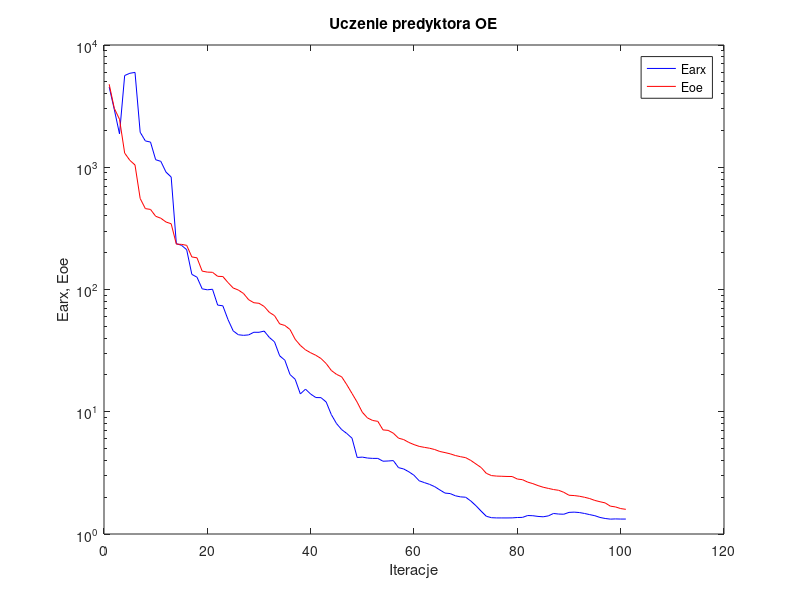
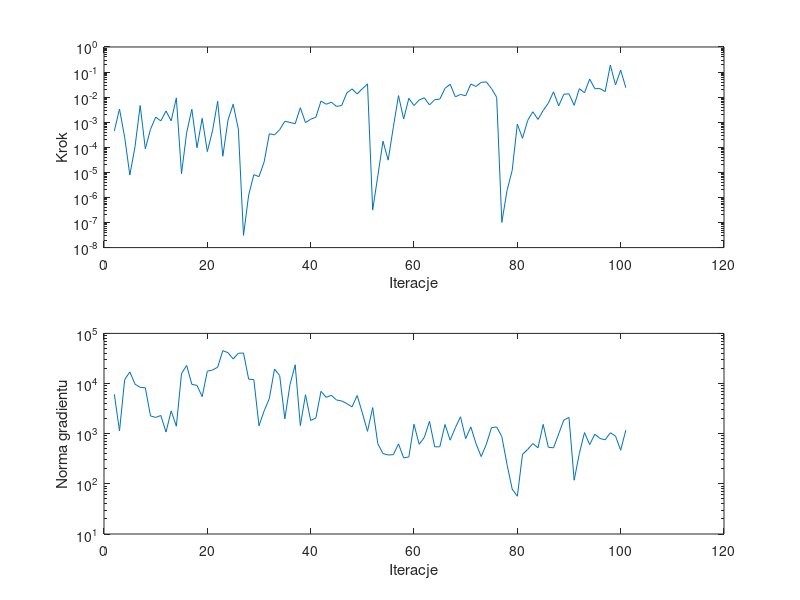

Write MATLAB code to recreate these figures, in order.
%uczenie predyktora oe
clear all;
n=0; farx(n+1)=4.538922e+003; foe(n+1)=4.774283e+003; wspucz(n+1)=0.000000e+000; ng(n+1)=0.000000e+000;
%odnowa zmiennej metryki
n=1; farx(n+1)=2.958128e+003; foe(n+1)=3.029919e+003; krok(n+1)=4.494798e-004; ng(n+1)=6.099585e+003;
n=2; farx(n+1)=1.875213e+003; foe(n+1)=2.470940e+003; krok(n+1)=3.363630e-003; ng(n+1)=1.134038e+003;
n=3; farx(n+1)=5.630728e+003; foe(n+1)=1.305663e+003; krok(n+1)=2.501510e-004; ng(n+1)=1.199754e+004;
n=4; farx(n+1)=5.870246e+003; foe(n+1)=1.139909e+003; krok(n+1)=7.794783e-006; ng(n+1)=1.704245e+004;
n=5; farx(n+1)=5.970987e+003; foe(n+1)=1.043697e+003; krok(n+1)=1.042068e-004; ng(n+1)=9.733440e+003;
n=6; farx(n+1)=1.934346e+003; foe(n+1)=5.555039e+002; krok(n+1)=4.653602e-003; ng(n+1)=8.406032e+003;
n=7; farx(n+1)=1.642321e+003; foe(n+1)=4.588348e+002; krok(n+1)=8.683747e-005; ng(n+1)=8.210468e+003;
n=8; farx(n+1)=1.606687e+003; foe(n+1)=4.519147e+002; krok(n+1)=5.252174e-004; ng(n+1)=2.258251e+003;
n=9; farx(n+1)=1.152398e+003; foe(n+1)=3.972781e+002; krok(n+1)=1.595033e-003; ng(n+1)=2.110182e+003;
n=10; farx(n+1)=1.117255e+003; foe(n+1)=3.827313e+002; krok(n+1)=1.127391e-003; ng(n+1)=2.307668e+003;
n=11; farx(n+1)=9.122692e+002; foe(n+1)=3.565793e+002; krok(n+1)=2.804162e-003; ng(n+1)=1.076529e+003;
n=12; farx(n+1)=8.324028e+002; foe(n+1)=3.449845e+002; krok(n+1)=1.130654e-003; ng(n+1)=2.849585e+003;
n=13; farx(n+1)=2.373067e+002; foe(n+1)=2.350549e+002; krok(n+1)=9.344559e-003; ng(n+1)=1.407746e+003;
n=14; farx(n+1)=2.298631e+002; foe(n+1)=2.339939e+002; krok(n+1)=8.887598e-006; ng(n+1)=1.577913e+004;
n=15; farx(n+1)=2.117418e+002; foe(n+1)=2.298024e+002; krok(n+1)=3.870231e-004; ng(n+1)=2.297611e+004;
n=16; farx(n+1)=1.330220e+002; foe(n+1)=1.846742e+002; krok(n+1)=3.303815e-003; ng(n+1)=9.655603e+003;
n=17; farx(n+1)=1.260626e+002; foe(n+1)=1.816342e+002; krok(n+1)=9.579321e-005; ng(n+1)=9.176837e+003;
n=18; farx(n+1)=1.012782e+002; foe(n+1)=1.413734e+002; krok(n+1)=1.427772e-003; ng(n+1)=5.478537e+003;
n=19; farx(n+1)=9.943550e+001; foe(n+1)=1.387634e+002; krok(n+1)=6.756687e-005; ng(n+1)=1.763667e+004;
n=20; farx(n+1)=1.004709e+002; foe(n+1)=1.382652e+002; krok(n+1)=4.526501e-004; ng(n+1)=1.858625e+004;
n=21; farx(n+1)=7.454088e+001; foe(n+1)=1.282045e+002; krok(n+1)=6.815891e-003; ng(n+1)=2.119536e+004;
n=22; farx(n+1)=7.359734e+001; foe(n+1)=1.277120e+002; krok(n+1)=4.396667e-005; ng(n+1)=4.523126e+004;
n=23; farx(n+1)=5.674822e+001; foe(n+1)=1.139449e+002; krok(n+1)=1.216567e-003; ng(n+1)=4.128737e+004;
n=24; farx(n+1)=4.589094e+001; foe(n+1)=1.029252e+002; krok(n+1)=5.214412e-003; ng(n+1)=3.090693e+004;
n=25; farx(n+1)=4.264251e+001; foe(n+1)=9.899358e+001; krok(n+1)=5.361410e-004; ng(n+1)=4.013482e+004;
%odnowa zmiennej metryki
n=26; farx(n+1)=4.218115e+001; foe(n+1)=9.278434e+001; krok(n+1)=3.072913e-008; ng(n+1)=4.063157e+004;
n=27; farx(n+1)=4.252452e+001; foe(n+1)=8.247345e+001; krok(n+1)=1.251494e-006; ng(n+1)=1.221518e+004;
n=28; farx(n+1)=4.469030e+001; foe(n+1)=7.795633e+001; krok(n+1)=8.112714e-006; ng(n+1)=1.199395e+004;
n=29; farx(n+1)=4.466499e+001; foe(n+1)=7.711646e+001; krok(n+1)=6.755832e-006; ng(n+1)=1.438230e+003;
n=30; farx(n+1)=4.568470e+001; foe(n+1)=7.268552e+001; krok(n+1)=2.639619e-005; ng(n+1)=2.858429e+003;
n=31; farx(n+1)=4.055043e+001; foe(n+1)=6.504779e+001; krok(n+1)=3.473499e-004; ng(n+1)=5.028162e+003;
n=32; farx(n+1)=3.730179e+001; foe(n+1)=6.113535e+001; krok(n+1)=3.127269e-004; ng(n+1)=1.944496e+004;
n=33; farx(n+1)=2.868157e+001; foe(n+1)=5.233973e+001; krok(n+1)=5.064437e-004; ng(n+1)=1.446668e+004;
n=34; farx(n+1)=2.640976e+001; foe(n+1)=5.079311e+001; krok(n+1)=1.093891e-003; ng(n+1)=1.979355e+003;
n=35; farx(n+1)=2.015918e+001; foe(n+1)=4.709925e+001; krok(n+1)=9.824964e-004; ng(n+1)=9.518017e+003;
n=36; farx(n+1)=1.843226e+001; foe(n+1)=3.915694e+001; krok(n+1)=8.689037e-004; ng(n+1)=2.367216e+004;
n=37; farx(n+1)=1.399622e+001; foe(n+1)=3.490189e+001; krok(n+1)=3.778589e-003; ng(n+1)=1.450640e+003;
n=38; farx(n+1)=1.529880e+001; foe(n+1)=3.208845e+001; krok(n+1)=9.589643e-004; ng(n+1)=5.985221e+003;
n=39; farx(n+1)=1.395157e+001; foe(n+1)=3.037025e+001; krok(n+1)=1.317301e-003; ng(n+1)=1.831265e+003;
n=40; farx(n+1)=1.306858e+001; foe(n+1)=2.896224e+001; krok(n+1)=1.570905e-003; ng(n+1)=2.058726e+003;
n=41; farx(n+1)=1.304122e+001; foe(n+1)=2.726323e+001; krok(n+1)=7.000907e-003; ng(n+1)=6.998233e+003;
n=42; farx(n+1)=1.201978e+001; foe(n+1)=2.479473e+001; krok(n+1)=5.200687e-003; ng(n+1)=5.305980e+003;
n=43; farx(n+1)=9.472772e+000; foe(n+1)=2.176228e+001; krok(n+1)=6.283621e-003; ng(n+1)=5.833238e+003;
n=44; farx(n+1)=8.007002e+000; foe(n+1)=2.023255e+001; krok(n+1)=4.267031e-003; ng(n+1)=4.705123e+003;
n=45; farx(n+1)=7.144732e+000; foe(n+1)=1.931558e+001; krok(n+1)=4.653602e-003; ng(n+1)=4.501665e+003;
n=46; farx(n+1)=6.636284e+000; foe(n+1)=1.662624e+001; krok(n+1)=1.470844e-002; ng(n+1)=3.982786e+003;
n=47; farx(n+1)=6.081192e+000; foe(n+1)=1.411719e+001; krok(n+1)=2.128042e-002; ng(n+1)=3.422247e+003;
n=48; farx(n+1)=4.226894e+000; foe(n+1)=1.197451e+001; krok(n+1)=1.343762e-002; ng(n+1)=5.766265e+003;
n=49; farx(n+1)=4.255563e+000; foe(n+1)=9.901241e+000; krok(n+1)=2.152696e-002; ng(n+1)=2.597428e+003;
n=50; farx(n+1)=4.182005e+000; foe(n+1)=8.898256e+000; krok(n+1)=3.369650e-002; ng(n+1)=1.115859e+003;
%odnowa zmiennej metryki
n=51; farx(n+1)=4.155140e+000; foe(n+1)=8.485393e+000; krok(n+1)=3.136099e-007; ng(n+1)=3.315513e+003;
n=52; farx(n+1)=4.153685e+000; foe(n+1)=8.344666e+000; krok(n+1)=7.325937e-006; ng(n+1)=6.283521e+002;
n=53; farx(n+1)=3.939073e+000; foe(n+1)=7.104731e+000; krok(n+1)=1.752601e-004; ng(n+1)=4.008909e+002;
n=54; farx(n+1)=3.955861e+000; foe(n+1)=7.041035e+000; krok(n+1)=3.070301e-005; ng(n+1)=3.764210e+002;
n=55; farx(n+1)=3.985259e+000; foe(n+1)=6.678205e+000; krok(n+1)=6.359070e-004; ng(n+1)=3.815717e+002;
n=56; farx(n+1)=3.490489e+000; foe(n+1)=6.081970e+000; krok(n+1)=1.153579e-002; ng(n+1)=6.258357e+002;
n=57; farx(n+1)=3.404083e+000; foe(n+1)=5.921453e+000; krok(n+1)=1.338974e-003; ng(n+1)=3.298614e+002;
n=58; farx(n+1)=3.228879e+000; foe(n+1)=5.611175e+000; krok(n+1)=8.956895e-003; ng(n+1)=3.436341e+002;
n=59; farx(n+1)=3.022316e+000; foe(n+1)=5.386038e+000; krok(n+1)=4.624718e-003; ng(n+1)=1.541580e+003;
n=60; farx(n+1)=2.725101e+000; foe(n+1)=5.209637e+000; krok(n+1)=7.702766e-003; ng(n+1)=6.140724e+002;
n=61; farx(n+1)=2.633427e+000; foe(n+1)=5.114708e+000; krok(n+1)=9.439199e-003; ng(n+1)=8.431308e+002;
n=62; farx(n+1)=2.548459e+000; foe(n+1)=5.031258e+000; krok(n+1)=4.871925e-003; ng(n+1)=1.767855e+003;
n=63; farx(n+1)=2.440148e+000; foe(n+1)=4.909778e+000; krok(n+1)=7.883344e-003; ng(n+1)=5.465303e+002;
n=64; farx(n+1)=2.293388e+000; foe(n+1)=4.731198e+000; krok(n+1)=8.362796e-003; ng(n+1)=5.493031e+002;
n=65; farx(n+1)=2.161913e+000; foe(n+1)=4.634286e+000; krok(n+1)=2.243330e-002; ng(n+1)=1.525903e+003;
n=66; farx(n+1)=2.141418e+000; foe(n+1)=4.528311e+000; krok(n+1)=3.266584e-002; ng(n+1)=7.418968e+002;
n=67; farx(n+1)=2.054335e+000; foe(n+1)=4.386002e+000; krok(n+1)=1.025657e-002; ng(n+1)=1.316877e+003;
n=68; farx(n+1)=2.012642e+000; foe(n+1)=4.289442e+000; krok(n+1)=1.284535e-002; ng(n+1)=2.173471e+003;
n=69; farx(n+1)=1.999143e+000; foe(n+1)=4.212361e+000; krok(n+1)=1.131031e-002; ng(n+1)=7.971728e+002;
n=70; farx(n+1)=1.860825e+000; foe(n+1)=3.995473e+000; krok(n+1)=3.329590e-002; ng(n+1)=1.365081e+003;
n=71; farx(n+1)=1.702191e+000; foe(n+1)=3.737841e+000; krok(n+1)=2.667694e-002; ng(n+1)=6.329170e+002;
n=72; farx(n+1)=1.537199e+000; foe(n+1)=3.495269e+000; krok(n+1)=3.890307e-002; ng(n+1)=3.499691e+002;
n=73; farx(n+1)=1.396140e+000; foe(n+1)=3.133832e+000; krok(n+1)=4.050274e-002; ng(n+1)=6.149557e+002;
n=74; farx(n+1)=1.359538e+000; foe(n+1)=3.004897e+000; krok(n+1)=2.191235e-002; ng(n+1)=1.320223e+003;
n=75; farx(n+1)=1.354028e+000; foe(n+1)=2.976478e+000; krok(n+1)=9.889238e-003; ng(n+1)=1.362954e+003;
%odnowa zmiennej metryki
n=76; farx(n+1)=1.353479e+000; foe(n+1)=2.966699e+000; krok(n+1)=1.016200e-007; ng(n+1)=8.743686e+002;
n=77; farx(n+1)=1.353322e+000; foe(n+1)=2.956019e+000; krok(n+1)=1.872020e-006; ng(n+1)=2.451427e+002;
n=78; farx(n+1)=1.354935e+000; foe(n+1)=2.952713e+000; krok(n+1)=1.195078e-005; ng(n+1)=7.883269e+001;
n=79; farx(n+1)=1.364255e+000; foe(n+1)=2.815995e+000; krok(n+1)=8.410247e-004; ng(n+1)=5.661315e+001;
n=80; farx(n+1)=1.367523e+000; foe(n+1)=2.781795e+000; krok(n+1)=2.285820e-004; ng(n+1)=3.876477e+002;
n=81; farx(n+1)=1.416393e+000; foe(n+1)=2.657394e+000; krok(n+1)=1.170971e-003; ng(n+1)=4.860439e+002;
n=82; farx(n+1)=1.411164e+000; foe(n+1)=2.583039e+000; krok(n+1)=2.621411e-003; ng(n+1)=6.361315e+002;
n=83; farx(n+1)=1.392644e+000; foe(n+1)=2.489385e+000; krok(n+1)=1.291963e-003; ng(n+1)=5.234528e+002;
n=84; farx(n+1)=1.382765e+000; foe(n+1)=2.413295e+000; krok(n+1)=2.957764e-003; ng(n+1)=1.531856e+003;
n=85; farx(n+1)=1.406948e+000; foe(n+1)=2.360605e+000; krok(n+1)=5.767896e-003; ng(n+1)=5.365314e+002;
n=86; farx(n+1)=1.471932e+000; foe(n+1)=2.310851e+000; krok(n+1)=1.631060e-002; ng(n+1)=5.227571e+002;
n=87; farx(n+1)=1.456227e+000; foe(n+1)=2.277689e+000; krok(n+1)=4.498477e-003; ng(n+1)=9.873209e+002;
n=88; farx(n+1)=1.451632e+000; foe(n+1)=2.192400e+000; krok(n+1)=1.305321e-002; ng(n+1)=1.870770e+003;
n=89; farx(n+1)=1.502699e+000; foe(n+1)=2.075160e+000; krok(n+1)=1.355378e-002; ng(n+1)=2.109573e+003;
n=90; farx(n+1)=1.509796e+000; foe(n+1)=2.062582e+000; krok(n+1)=4.727372e-003; ng(n+1)=1.179309e+002;
n=91; farx(n+1)=1.498199e+000; foe(n+1)=2.037286e+000; krok(n+1)=2.173419e-002; ng(n+1)=4.040918e+002;
n=92; farx(n+1)=1.472183e+000; foe(n+1)=1.997432e+000; krok(n+1)=1.495979e-002; ng(n+1)=1.052756e+003;
n=93; farx(n+1)=1.440925e+000; foe(n+1)=1.949836e+000; krok(n+1)=5.285294e-002; ng(n+1)=6.053330e+002;
n=94; farx(n+1)=1.411539e+000; foe(n+1)=1.881896e+000; krok(n+1)=2.165649e-002; ng(n+1)=9.768610e+002;
n=95; farx(n+1)=1.365768e+000; foe(n+1)=1.836212e+000; krok(n+1)=2.191235e-002; ng(n+1)=8.022253e+002;
n=96; farx(n+1)=1.339500e+000; foe(n+1)=1.796393e+000; krok(n+1)=1.664870e-002; ng(n+1)=7.554550e+002;
n=97; farx(n+1)=1.323443e+000; foe(n+1)=1.689864e+000; krok(n+1)=1.909506e-001; ng(n+1)=1.042921e+003;
n=98; farx(n+1)=1.328807e+000; foe(n+1)=1.665154e+000; krok(n+1)=3.050527e-002; ng(n+1)=8.968631e+002;
n=99; farx(n+1)=1.325235e+000; foe(n+1)=1.614585e+000; krok(n+1)=1.196783e-001; ng(n+1)=4.681203e+002;
n=100; farx(n+1)=1.325316e+000; foe(n+1)=1.591263e+000; krok(n+1)=2.378798e-002; ng(n+1)=1.178387e+003;

figure; semilogy(farx,'b'); hold on; semilogy(foe,'r'); xlabel('Iteracje'); ylabel('Earx, Eoe'); legend('Earx','Eoe'); title('Uczenie predyktora OE');
figure; subplot(2,1,1); semilogy(krok); xlabel('Iteracje'); ylabel('Krok');
subplot(2,1,2); semilogy(ng); xlabel('Iteracje'); ylabel('Norma gradientu');
Earx=farx(n+1)
Eoe=foe(n+1)
